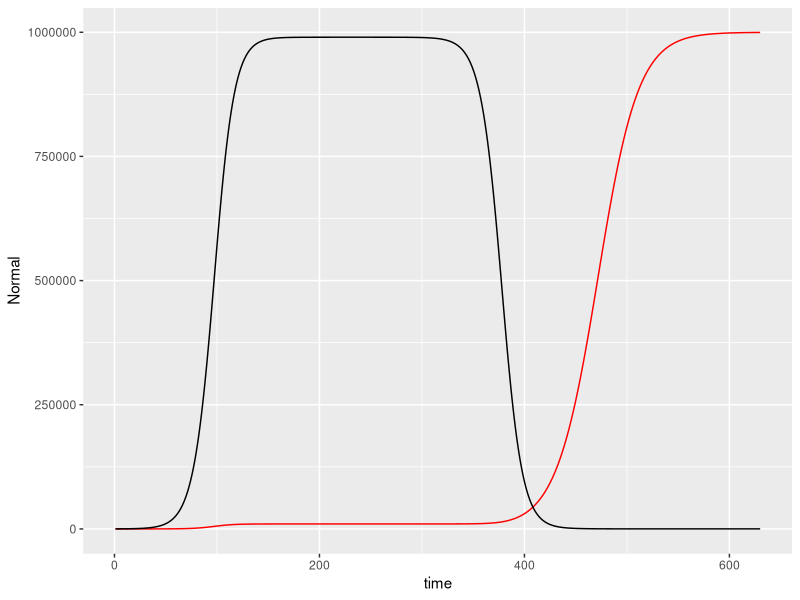

The R source for this figure:
#load libraries
library("ggplot2")
library("cowplot")
library("reshape2")

#set initial vectors/parameters
N<-99
M<-1
r<-0.1
rdN<-(-0.1)
rdM<-0.05
K<-10^6
t<-2
#simulation to equilibrium
while (t<1000) {
  N[t]<-N[t-1]+r*N[t-1]*(1-(N[t-1]+M[t-1])/K)
  M[t]<-M[t-1]+r*M[t-1]*(1-(N[t-1]+M[t-1])/K)
  #if else to stop the simulation when equilibrium is reached
  if (abs(N[t-1]-N[t])>0.1 || abs(M[t-1]-M[t])>0.05){
    t<-t+1
  }
  else{
    t<-t+1000
  }
}
#simulation with drug-induced growthrates 
  for (t in (length(N)+1):(length(N)+400)){
    N[t]<-N[t-1]+rdN*N[t-1]*(1-(N[t-1]+M[t-1])/K)
    M[t]<-M[t-1]+rdM*M[t-1]*(1-(N[t-1]+M[t-1])/K)
  }
#put data together for plotting
data<-data.frame(time=1:length(M),Mutant=M,Normal=N)
ggplot(data=data,mapping=aes(x=time, y=Normal))+geom_line(aes(y=data$Mutant,x=data$t),col='red')+geom_line(aes(y=data$Normal,x=data$t),col='black')+theme(legend.position = "top")
